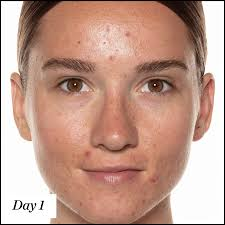
#> input picture images.jpg, 225 x 225 px
$ python -i detector.py   (imports and definitions only)
#> lines starting #> are read from the running program, lines starting #| are printed output that depends on the picture; after the words box and inside, x2 and y2 are one past the last pixel; in counts of white or black regions, pixels touching at a corner belong together
import streamlit as st
import cv2
import numpy as np
from PIL import Image
import io

# Load the cascades
face_cascade = cv2.CascadeClassifier('frontal_face.xml')
eye_cascade = cv2.CascadeClassifier('frontal_eye.xml')
mouth_cascade = cv2.CascadeClassifier('mouth.xml')

def detect_face(image, reduction_percentage=0.1):
    faces = face_cascade.detectMultiScale(image, scaleFactor=1.1, minNeighbors=10, minSize=(80, 80))
    reduced_faces = []

    for (x, y, w, h) in faces:
        reduction_w = int(w * reduction_percentage)
        reduction_h = int(h * reduction_percentage)

        new_x = x + reduction_w // 2
        new_y = y + reduction_h // 2
        new_w = w - reduction_w
        new_h = h - reduction_h

        reduced_faces.append((new_x, new_y, new_w, new_h))

    return reduced_faces

def detect_eye(image):
    eyes = eye_cascade.detectMultiScale(image, scaleFactor=1.05, minNeighbors=10, minSize=(30, 30))
    return eyes

def detect_mouth(image):
    mouths = mouth_cascade.detectMultiScale(image, scaleFactor=1.5, minNeighbors=11, minSize=(30, 30))
    return mouths

def detect_acne(face_region, threshold_value=20.0):
    gray_face = cv2.cvtColor(face_region, cv2.COLOR_BGR2GRAY)
    blurred_face = cv2.GaussianBlur(gray_face, (15, 15), 0)
    acne_mask = cv2.absdiff(gray_face, blurred_face)
    _, acne_mask = cv2.threshold(acne_mask, threshold_value, 255, cv2.THRESH_BINARY)
    contours, _ = cv2.findContours(acne_mask, cv2.RETR_EXTERNAL, cv2.CHAIN_APPROX_SIMPLE)
    filtered_acne_mask = np.zeros_like(acne_mask)
    for contour in contours:
        if cv2.contourArea(contour) < 5:
            cv2.drawContours(filtered_acne_mask, [contour], -1, 255, -1)
    kernel = np.ones((3, 3), np.uint8)
    filtered_acne_mask = cv2.dilate(filtered_acne_mask, kernel, iterations=2)
    return filtered_acne_mask

def process_image(image, inpainting_radius=3, threshold_value=20.0):
    original_image = image.copy()
    gray = cv2.cvtColor(image, cv2.COLOR_BGR2GRAY)

    faces = detect_face(image)
    if len(faces) == 0:
        return None, None, "No faces detected"

    for i, (x, y, w, h) in enumerate(faces):
        face_region = image[y:y+h, x:x+w]
        gray_face_region = gray[y:y+h, x:x+w]

        eyes = detect_eye(face_region)
        eye_regions = []
        eye_margin = 0.1  # 10% margin around eyes
        for j, (ex, ey, ew, eh) in enumerate(eyes):
            ex_margin = int(ew * eye_margin)
            ey_margin = int(eh * eye_margin)
            ex_new = max(0, ex - ex_margin)
            ey_new = max(0, ey - ey_margin)
            ew_new = min(face_region.shape[1] - ex_new, ew + 2 * ex_margin)
            eh_new = min(face_region.shape[0] - ey_new, eh + 2 * ey_margin)

            eye_regions.append((ex_new, ey_new, ew_new, eh_new, face_region[ey_new:ey_new+eh_new, ex_new:ex_new+ew_new].copy()))

        mouths = detect_mouth(face_region)
        mouth_regions = []
        for k, (mx, my, mw, mh) in enumerate(mouths):
            mouth_regions.append((mx, my, mw, mh, face_region[my:my+mh, mx:mx+mw].copy()))

        mask = np.ones(face_region.shape[:2], dtype=np.uint8) * 255
        for (ex_new, ey_new, ew_new, eh_new, _) in eye_regions:
            mask[ey_new:ey_new+eh_new, ex_new:ex_new+ew_new] = 0
        for (mx, my, mw, mh, _) in mouth_regions:
            mask[my:my+mh, mx:mx+mw] = 0

        acne_mask = detect_acne(face_region, threshold_value=threshold_value)

        combined_mask = cv2.bitwise_and(acne_mask, acne_mask, mask=mask)

        inpainted_face = cv2.inpaint(face_region, combined_mask, inpainting_radius, cv2.INPAINT_TELEA)

        for (ex_new, ey_new, ew_new, eh_new, eye_region) in eye_regions:
            inpainted_face[ey_new:ey_new+eh_new, ex_new:ex_new+ew_new] = eye_region
        for (mx, my, mw, mh, mouth_region) in mouth_regions:
            inpainted_face[my:my+mh, mx:mx+mw] = mouth_region

        image[y:y+h, x:x+w] = inpainted_face

    return original_image, image, None

def clone_region(source_region, target_region):
    # Simple copy-paste for demonstration
    target_region[:] = source_region[:]

def load_image(image_file):
    img = Image.open(image_file)
    return np.array(img)

# [9 lines not run here, left out]

# [1 line that did not run here, left out]
# [1 line that did not run here, left out]

# [65 lines not run here, left out]

>>> import cv2
>>> picture = cv2.imread('images.jpg')
#> picture is the input picture: shape (225, 225, 3); mean B, G, R 141.6, 156.4, 193.9
>>> result = process_image(picture)
#> in process_image, `gray = cv2.cvtColor(image, cv2.COLOR_BGR2GRAY)`:
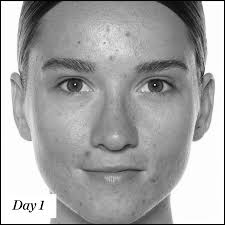
#> gray: shape (225, 225); min 0, max 255, mean 165.9
#> in detect_face, `faces = face_cascade.detectMultiScale(image, scaleFactor=1.1, minNeigh..`: faces = [[20, 12, 184, 184]]
#> the loop in detect_face, `for (x, y, w, h) in faces:` made 1 pass
#> (x, y, w, h, reduction_w, reduction_h, new_x, new_y) on pass 1: (20, 12, 184, 184, 18, 18, 29, 21)
#> after the loop in detect_face, `for (x, y, w, h) in faces:`: reduced_faces = [(29, 21, 166, 166)]
#> the loop in process_image, `for i, (x, y, w, h) in enumerate(faces):` made 1 pass
#> (x, y, w, h, eyes, eye_margin, kernel in detect_acne) on pass 1: (29, 21, 166, 166, [[17, 38, 51, 51], [101, 40, 50, 50]], 0.1, [[1, 1, 1], [1, 1, 1], [1, 1, 1]])
#> pass 1, in process_image, `gray_face_region = gray[y:y+h, x:x+w]`:
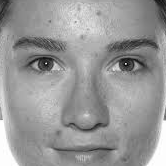
#> gray_face_region: shape (166, 166); min 8, max 255, mean 151.5
#> pass 1, in detect_acne, `acne_mask = cv2.absdiff(gray_face, blurred_face)`:
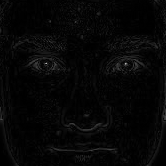
#> acne_mask: shape (166, 166); min 0, max 186, mean 6.2
#> after the loop in process_image, `for i, (x, y, w, h) in enumerate(faces):`:
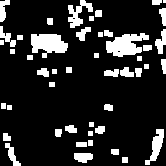
#> acne_mask: shape (166, 166); 15.6% white; 47 white regions (1 under 20 px), largest, box (x1, y1, x2, y2) and area: (106, 33, 149, 57) 634, (31, 34, 68, 58) 608, (68, 0, 93, 28) 311
#> after the loop in process_image, `for i, (x, y, w, h) in enumerate(faces):`:
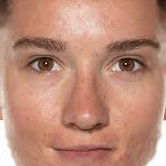
#> face_region: shape (166, 166, 3); mean B, G, R 119.4, 138.5, 188.1
#> after the loop in process_image, `for i, (x, y, w, h) in enumerate(faces):`:
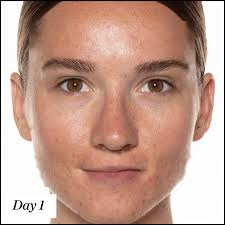
#> image: shape (225, 225, 3); 4.73% of pixels changed, all inside (x1, y1, x2, y2) = (29, 21, 195, 187)
#> after the loop in process_image, `for i, (x, y, w, h) in enumerate(faces):`:
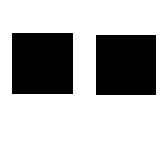
#> mask: shape (166, 166); 73.4% white; 2 black regions, box (x1, y1, x2, y2) and area: (12, 33, 73, 94) 3721, (96, 35, 156, 95) 3600

$ run again, on face_region.jpg
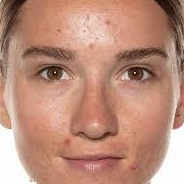
#> input picture face_region.jpg, 184 x 184 px
#> picture is the input picture: shape (184, 184, 3); mean B, G, R 122.9, 141.2, 188
#> in detect_face, `faces = face_cascade.detectMultiScale(image, scaleFactor=1.1, minNeigh..`: faces = [[11, 7, 165, 165]]
#> the loop in detect_face, `for (x, y, w, h) in faces:` made 1 pass
#> (x, y, w, h, reduction_w, reduction_h, new_x, new_y) on pass 1: (11, 7, 165, 165, 16, 16, 19, 15)
#> after the loop in detect_face, `for (x, y, w, h) in faces:`: reduced_faces = [(19, 15, 149, 149)]
#> the loop in process_image, `for i, (x, y, w, h) in enumerate(faces):` made 1 pass
#> (x, y, w, h, eyes, eye_margin, kernel in detect_acne) on pass 1: (19, 15, 149, 149, [[9, 34, 47, 47], [91, 34, 49, 49]], 0.1, [[1, 1, 1], [1, 1, 1], [1, 1, 1]])
#> after the loop in process_image, `for i, (x, y, w, h) in enumerate(faces):`:
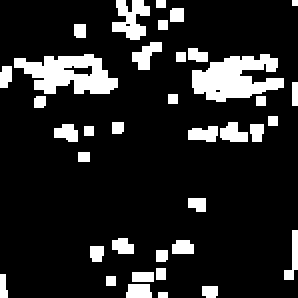
#> acne_mask: shape (149, 149) (shown 2 times larger); 14.4% white; 37 white regions (2 under 20 px), largest, box (x1, y1, x2, y2) and area: (96, 27, 142, 51) 695, (7, 27, 59, 47) 651, (56, 0, 75, 20) 228
#> after the loop in process_image, `for i, (x, y, w, h) in enumerate(faces):`:
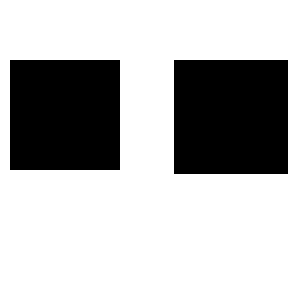
#> mask: shape (149, 149) (shown 2 times larger); 71.7% white; 2 black regions, box (x1, y1, x2, y2) and area: (87, 30, 144, 87) 3249, (5, 30, 60, 85) 3025
